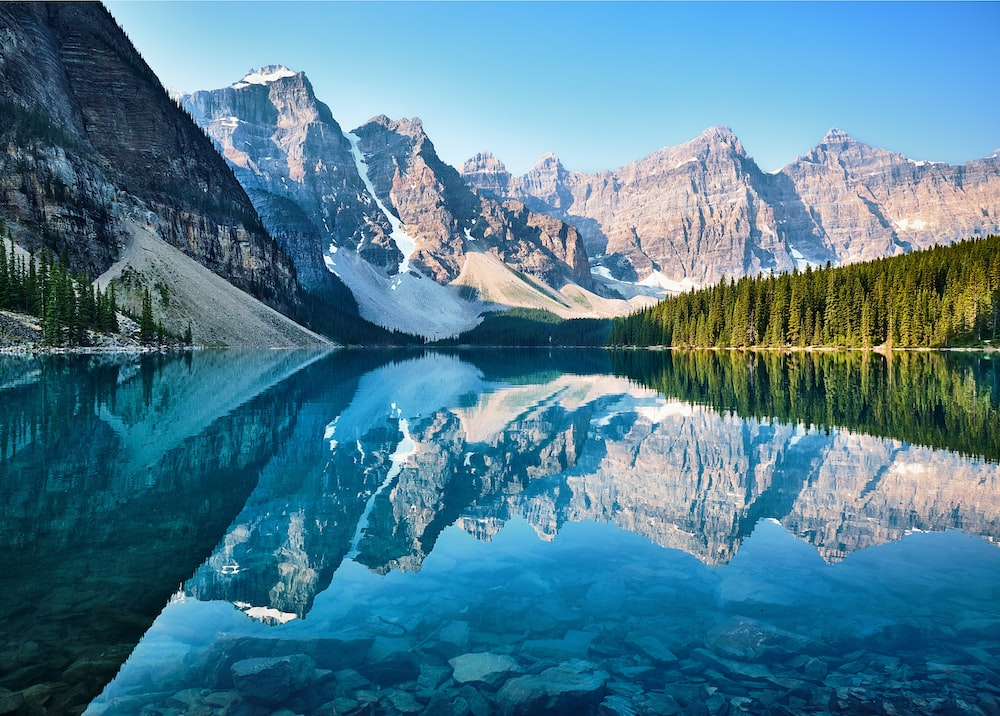
#> input picture Proyecto/paisaje.jpeg, 1000 x 716 px
$ python CanalesRGB.py
#> lines starting #> are read from the running program, lines starting #| are printed output that depends on the picture
import cv2
import numpy as np
import matplotlib.pyplot as plt
# from IPython.display import Image

#Imagen
#Vamos a crear nuestra matriz principal
img = cv2.imread("paisaje.jpeg")
#> img is the input picture: shape (716, 1000, 3); mean B, G, R 146.4, 125.6, 78.2
# Corregimos
img = cv2.cvtColor(img, cv2.COLOR_BGR2RGB)

#Extraemos los canales
#R = img[:,:,0]
#G = img[:,:,1]
#B = img[:,:,2]

print(img)
#> (printed output is left out)

#COmando
R, G, B = cv2.split(img)
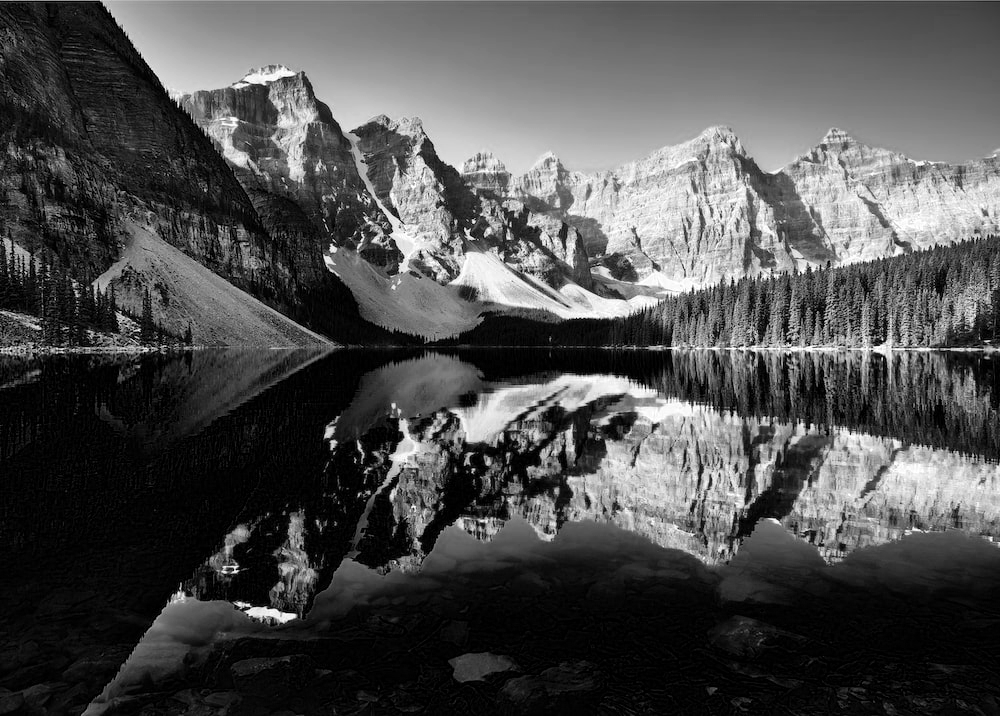
#> R: shape (716, 1000); min 0, max 255, mean 78.2
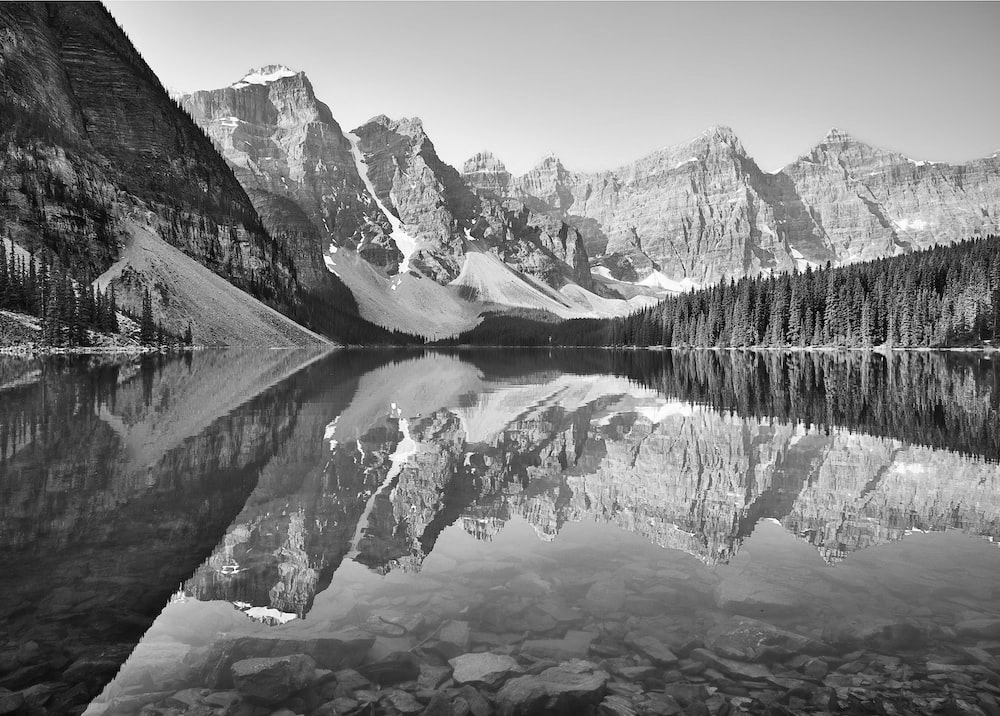
#> G: shape (716, 1000); min 0, max 255, mean 125.6
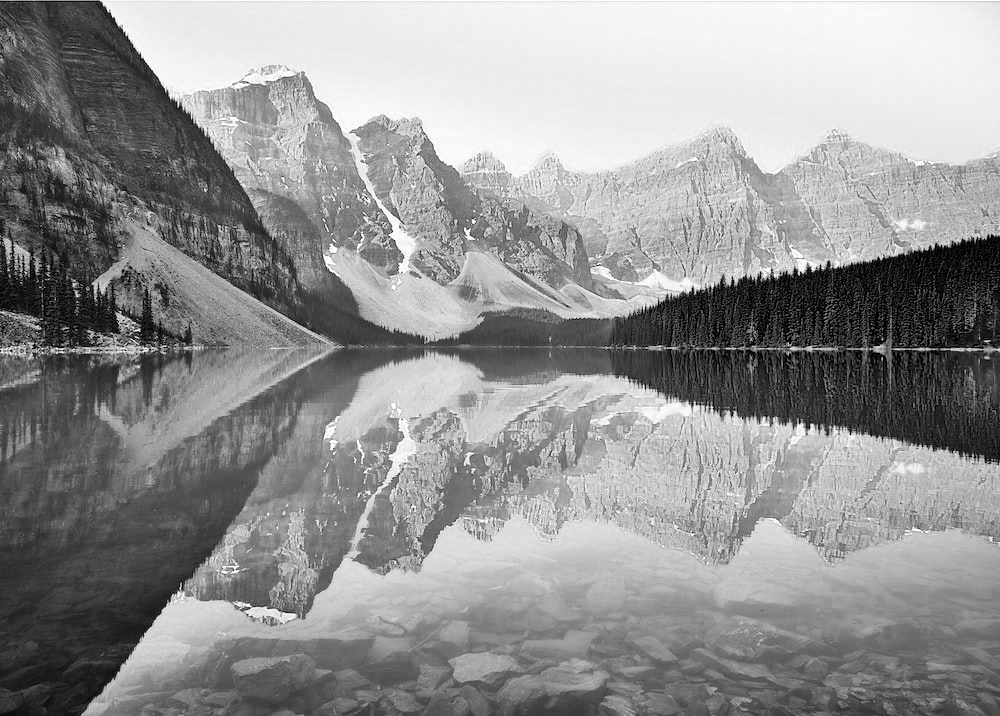
#> B: shape (716, 1000); min 0, max 255, mean 146.4

fig = plt.figure()
#Canal rojo
ax1 = fig.add_subplot(2, 2, 1)
ax1.imshow(R, cmap='gray')
ax1.set_title("Canal Rojo")

#Canal verde
ax2 = fig.add_subplot(2, 2, 2)
ax2.imshow(G, cmap='Greens')
ax2.set_title("Canal Verde")

#Canal azul
ax3 = fig.add_subplot(2, 2, 3)
ax3.imshow(B, cmap='Blues')
ax3.set_title("Canal Azul")

#Reconstruccion
imgre = cv2.merge((R, G, B))

#Imagen original
ax4 = fig.add_subplot(2, 2, 4)
ax4.imshow(imgre)
ax4.set_title("Imagen Original")

plt.show()
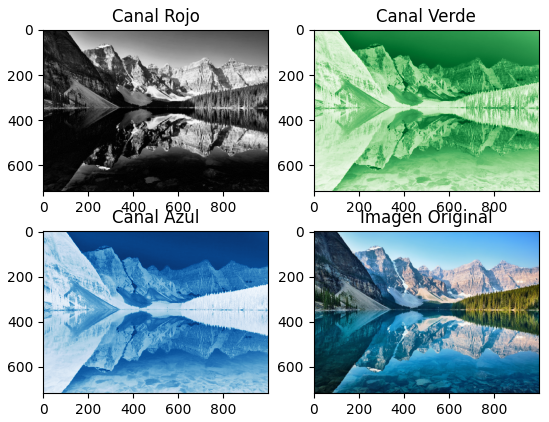
#> figure drawn by matplotlib, 4 panels

#Con el teclado pasamos la imagen
#cv2.waitKey(0)
